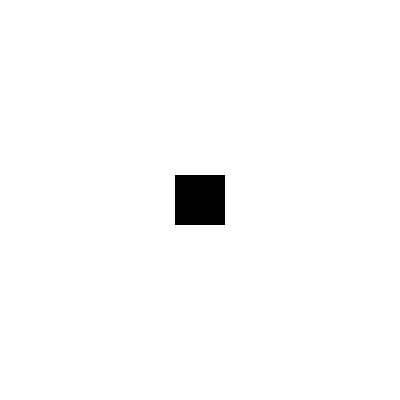
Frame 1 (no input)
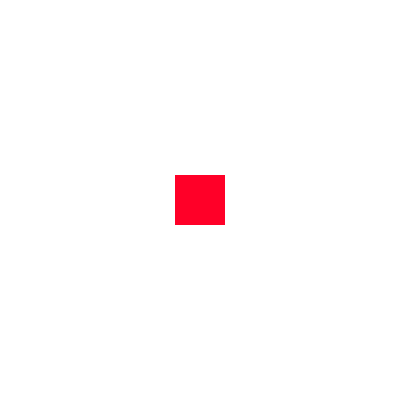
Frame 60 (the mouse pressed at the canvas centre just before this capture)
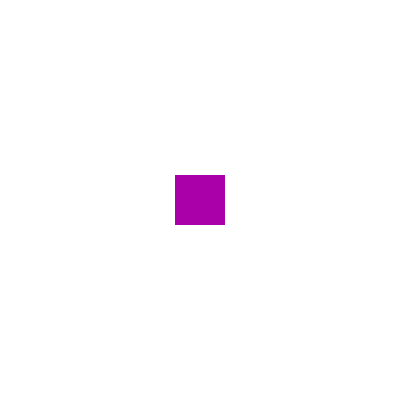
Frame 120 (the mouse held since frame 60 and released just before this capture)

The Processing sketch that drew these frames (run headless with seeded random() and noise(); from frame 60 on, the mouse is pressed at the canvas centre):

// Processing sketch: sketch__26_1
// ── sketch__26_1.pde
//THIS SKETCH DRAWS A RECTANGLE THAT CHANGES COLOUR
//WHEN YOU CLICK AND DRAG IT THE RECTANGLE,
//IT LEAVES A TRAIL OF THE COLOURS BEHIND IT
//PRESS SPACEBAR TO RESET BACKGROUND

//RECTANGLE POSITION
int posx = 200;
int posy = 200;

//COLOUR CONTROL
int c1 = 0;
int c2 = 0;
int c3 = 0;

void setup() 
{ 
  background(255);
  size(400, 400);
  rectMode(CENTER);
  noStroke();
}

void draw()
{ 
  fill(c1-c2, 0, c3-c2);
  rect(posx, posy, 50, 50);

//WHEN THE RECT IS CLICKED ON THE POSITION OF THE RECT WILL END WHERE THE MOUSE LEFT IT
  if ((mousePressed==true)&&
    (mouseX<posx+25)&&(mouseX>posx-25)&&
    (mouseY<posy+25)&&(mouseY>posy-25))
  {
    posx=mouseX;
    posy=mouseY;
  }

//THE COLOURS ARE CHANGED HERE
  c1+=5;
  if (c1>255) {
    c1=255;
    c3+=5;
  }
  if (c3>255) {
    c3=255;
    c2+=5;
  }
  if (c2>255) {
    c1=0;
    c2=0;
    c3=0;
  }
  
//RESET
  if ((keyPressed==true)&&(key==' ')) {background(255);}  
  
}
